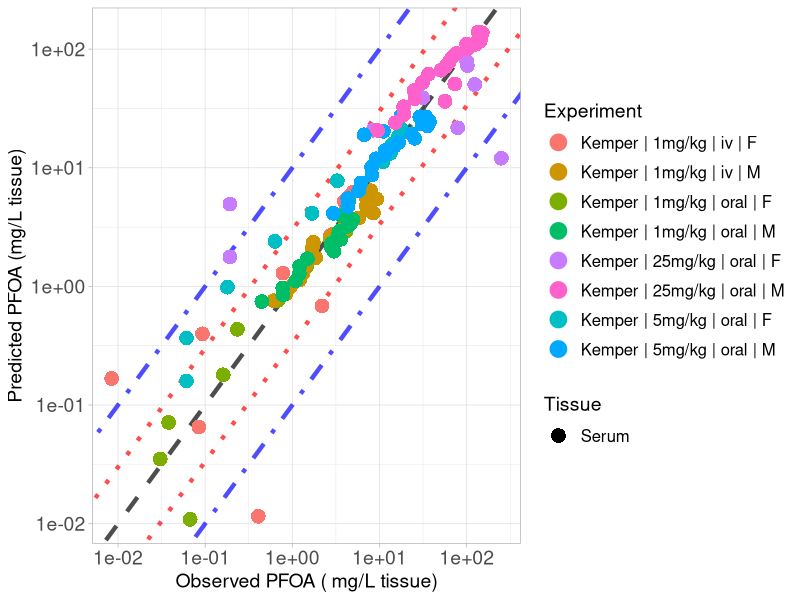

Source code (R):
library(ggplot2)

#setwd("C:/Users/ptsir/Documents/GitHub/PFAS_PBK_models/PFOA inhalation Rat/Validation/Validation_results")
setwd("/Users/user/Documents/GitHub/PFAS_PBK_models/PFOA inhalation Rat/Validation/Validation_permeability_Ka")

# Load Results 

# 
Kemper_serum_results <- read.csv("Kemper_2003_serum_results.csv", header = T)
Kemper_iv_F_1 <- Kemper_serum_results[Kemper_serum_results$Dose == 1 & Kemper_serum_results$Type == "iv" &
                               Kemper_serum_results$sex == "F", ]
Kemper_iv_F_1$Experiment <- "Kemper | 1mg/kg | iv | F"

Kemper_oral_F_1 <- Kemper_serum_results[Kemper_serum_results$Dose == 1 & Kemper_serum_results$Type == "oral" &
                                 Kemper_serum_results$sex == "F", ]
Kemper_oral_F_1$Experiment <- "Kemper | 1mg/kg | oral | F"

Kemper_oral_F_5 <- Kemper_serum_results[Kemper_serum_results$Dose == 5 & Kemper_serum_results$Type == "oral" &
                                 Kemper_serum_results$sex == "F", ]
Kemper_oral_F_5$Experiment <- "Kemper | 5mg/kg | oral | F"
Kemper_oral_F_25 <- Kemper_serum_results[Kemper_serum_results$Dose == 25 & Kemper_serum_results$Type == "oral" &
                                  Kemper_serum_results$sex == "F", ]
Kemper_oral_F_25$Experiment <- "Kemper | 25mg/kg | oral | F"

Kemper_iv_M_1 <- Kemper_serum_results[Kemper_serum_results$Dose == 1 & Kemper_serum_results$Type == "iv" &
                               Kemper_serum_results$sex == "M", ]
Kemper_iv_M_1$Experiment <- "Kemper | 1mg/kg | iv | M"

Kemper_oral_M_1 <- Kemper_serum_results[Kemper_serum_results$Dose == 1 & Kemper_serum_results$Type == "oral" &
                                 Kemper_serum_results$sex == "M", ]
Kemper_oral_M_1$Experiment <- "Kemper | 1mg/kg | oral | M"

Kemper_oral_M_5 <- Kemper_serum_results[Kemper_serum_results$Dose == 5 & Kemper_serum_results$Type == "oral" &
                                 Kemper_serum_results$sex == "M", ]
Kemper_oral_M_5$Experiment <- "Kemper | 5mg/kg | oral | M"
Kemper_oral_M_25 <- Kemper_serum_results[Kemper_serum_results$Dose == 25 & Kemper_serum_results$Type == "oral" &
                                  Kemper_serum_results$sex == "M", ]
Kemper_oral_M_25$Experiment <- "Kemper | 25mg/kg | oral | M"
# 
# Kudo_high <- Kudo_results[Kudo_results$Dose == 16.560, ] 
# Kudo_high$Experiment <-  "Kudo | 16mg/kg | iv"
# 
# Kim_results <- read.csv("Kim_results.csv", header = T)
# Kim_iv <- Kim_results[Kim_results$Type == "iv",]
# Kim_iv$Experiment <-  "Kim | 1mg/kg | iv"
# 
# Kim_oral <- Kim_results[Kim_results$Type == "oral",]
# Kim_oral$Experiment <-  "Kim | 1mg/kg | oral"


Experiment <- scales::hue_pal()(8)

names(Experiment) <- unique(c( Kemper_iv_F_1$Experiment, Kemper_iv_M_1$Experiment,
                              Kemper_oral_F_1$Experiment,Kemper_oral_M_1$Experiment, Kemper_oral_F_5$Experiment, 
                               
                               Kemper_oral_M_5$Experiment,  Kemper_oral_F_25$Experiment, Kemper_oral_M_25$Experiment))



scatter_plot <- ggplot()+
  geom_abline(intercept = log10(1), slope = 1, linetype = "dashed", color = "black", linewidth = 1.5, alpha = 0.7) +  # Identity line in log10 scale
  geom_abline(intercept = log10(3), slope = 1, linetype = "dotted", color = "red", linewidth = 1.5, alpha = 0.7) +  # +3-fold error line
  geom_abline(intercept = log10(1/3), slope = 1, linetype = "dotted", color = "red", linewidth = 1.5, alpha = 0.7) +  # -3-fold error line
  geom_abline(intercept = log10(10), slope = 1, linetype = "dotdash", color = "blue", linewidth = 1.5, alpha = 0.7) +  # +10-fold error line
  geom_abline(intercept = log10(1/10), slope = 1, linetype = "dotdash", color = "blue", linewidth = 1.5, alpha = 0.7) +  # -10-fold error line
  geom_point(data = Kemper_iv_F_1, aes(x=Observed, y=Predicted, color = Experiment, shape = Tissue), size=4, stroke = 1.5)+
  geom_point(data = Kemper_oral_F_1, aes(x=Observed, y=Predicted, color = Experiment, shape = Tissue), size=4, stroke = 1.5)+
  geom_point(data = Kemper_oral_F_5, aes(x=Observed, y=Predicted, color = Experiment, shape = Tissue), size=4, stroke = 1.5)+
  geom_point(data = Kemper_oral_F_25, aes(x=Observed, y=Predicted, color = Experiment, shape = Tissue), size=4, stroke = 1.5)+
  geom_point(data = Kemper_iv_M_1, aes(x=Observed, y=Predicted, color = Experiment, shape = Tissue), size=4, stroke = 1.5)+
  geom_point(data = Kemper_oral_M_1, aes(x=Observed, y=Predicted, color = Experiment, shape = Tissue), size=4, stroke = 1.5)+
  geom_point(data = Kemper_oral_M_5, aes(x=Observed, y=Predicted, color = Experiment, shape = Tissue), size=4, stroke = 1.5)+
  geom_point(data = Kemper_oral_M_25, aes(x=Observed, y=Predicted, color = Experiment, shape = Tissue), size=4, stroke = 1.5)+
  scale_y_log10()+
  scale_x_log10()+
  scale_color_manual(values = Experiment)+
  theme(legend.spacing.y = unit(1, 'cm')) +
  guides(fill = guide_legend(byrow = TRUE))+
  theme_light()+
  labs(y = "Predicted PFOA (mg/L tissue)",
       x = "Observed PFOA ( mg/L tissue)")+
  theme(plot.title = element_text(hjust = 0.5),
        legend.key.size = unit(0.75, 'cm'),  
        legend.title = element_text(size=14),
        legend.text = element_text(size=12,  hjust = 0),
        axis.text = element_text(size = 14),
        axis.title = element_text(size = 14),
        )

#print(scatter_plot)

ggsave("validation_plot_PFOA_serum.png", scatter_plot, width = 11, height = 7, units = "in", dpi = 300)
